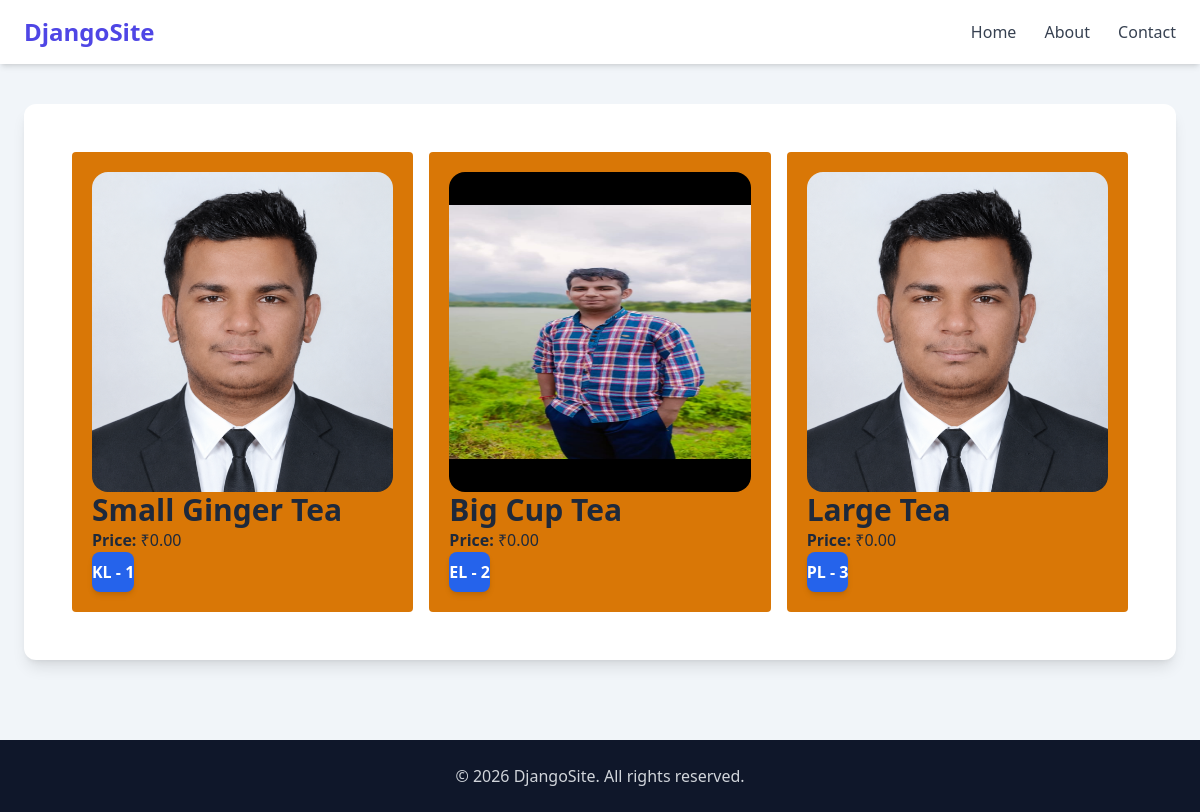
The app's page /chai/, older data.
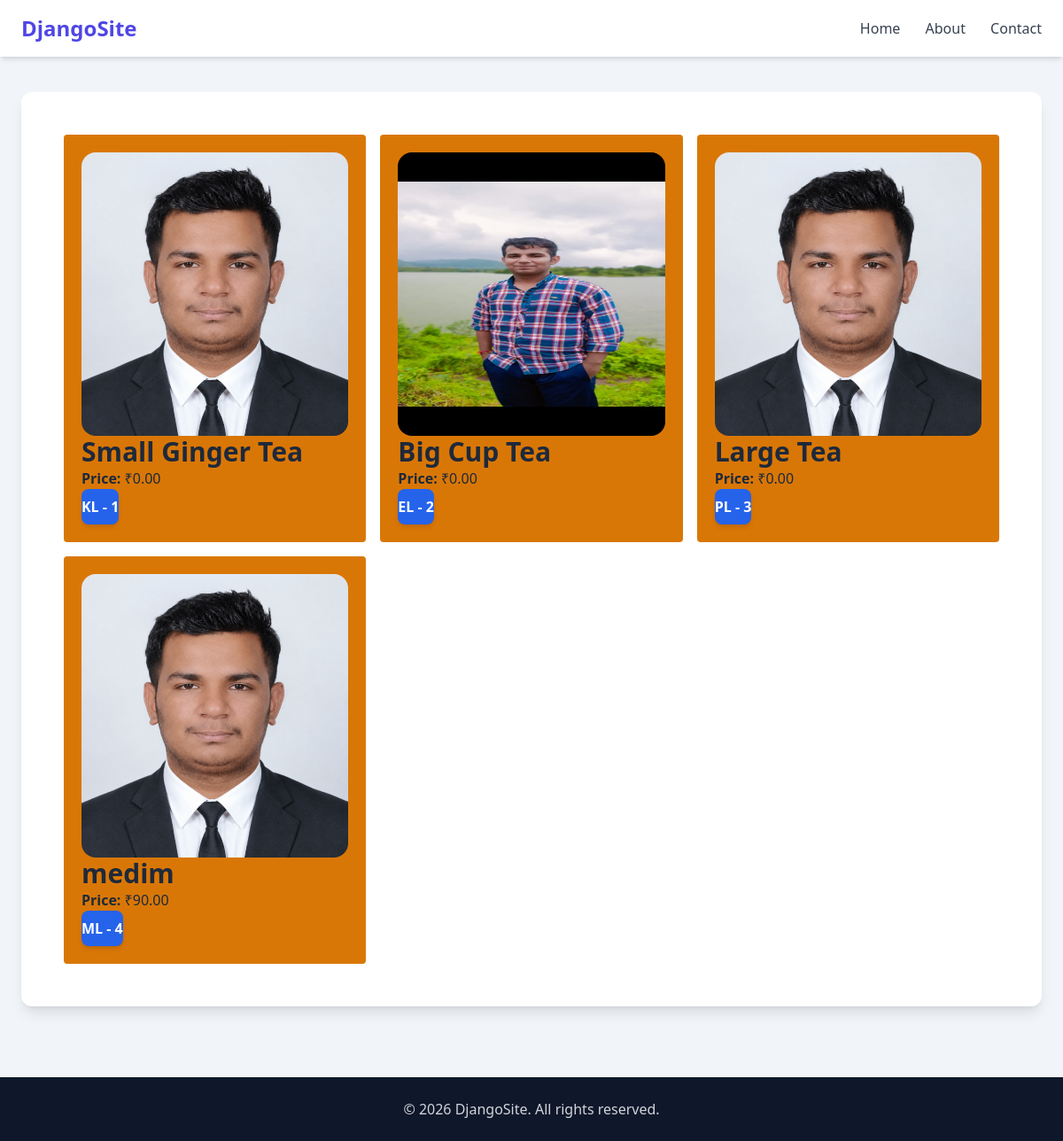
The same page, newer data.
### chai/models.py (models this page shows, shortened)
class Chai_Varity(models.Model):
    CHAI_TYPE_CHOICES = [
    ('ML', 'MASALA'),
    ('GR', 'GINGER'),
    ('KL', 'KIWI'),
    ('PL', 'PLAIN'),
    ('EL', 'ELAICHI'),
   ]
    name = models.CharField(max_length=100)
    image = models.ImageField(upload_to='chais/')
    date_added = models.DateTimeField(default=timezone.now)
    type = models.CharField(max_length=2, choices=CHAI_TYPE_CHOICES, default='ML')
    description = models.TextField(default='')
    price = models.DecimalField(max_digits=6, decimal_places=2, default=0.00)

### chai/views.py (the view)
# urls.py: path('', views.all_chai, name='all_chai'),
def all_chai(request):
    chais = Chai_Varity.objects.all()
    return render(request, 'all_chai.html',{'chais':chais})

### chai/templates/all_chai.html (shortened to what this page needs)
{% extends 'layout.html' %}
{% block content %}
<div class="grid grid-cols-3 m-4 gap-4">
{% for chai in chais %}
  <div class="bg-amber-600 p-5 w-25 rounded">
    <img class="rounded-2xl w-80 h-80" src="{{chai.image.url}}" alt="">
    <h2 class="text-3xl font-bold">{{chai.name}}</h2>
    <p><strong>Price:</strong> ₹{{ chai.price }}</p>
    <a href="{% url 'chai_detail' chai.id %}">
      <button
      type="button"
      class="class=px-4 py-2 bg-blue-600 text-white font-semibold rounded-lg shadow-md hover:bg-blue-700 focus:outline-none focus:ring-2 focus:ring-blue-500 focus:ring-offset-2 transition duration-30"
      >
        {{chai.type}} - {{chai.id}}
      </button>
    </a>
  </div>
{% endfor %}
</div>
{% endblock %}

### templates/layout.html (shortened to what this page needs)
<!DOCTYPE html>
<html lang="en">
<head>
    <script src="https://cdn.tailwindcss.com"></script>
</head>
<body class="bg-slate-100 text-slate-800 min-h-screen">
    <nav class="bg-white shadow-md">
        <div class="max-w-7xl mx-auto px-6 py-4 flex items-center justify-between"> <a href="/"
                class="text-2xl font-bold text-indigo-600"> DjangoSite </a>
            <div class="space-x-6"> <a href="/" class="text-gray-700 hover:text-indigo-600 transition"> Home </a> <a
                    href="#" class="text-gray-700 hover:text-indigo-600 transition"> About </a> <a href="#"
                    class="text-gray-700 hover:text-indigo-600 transition"> Contact </a> </div>
        </div>
    </nav>
    <main class="max-w-7xl mx-auto px-6 py-10">
        <div class="bg-white rounded-xl shadow-lg p-8"> {% block content %}  {% endblock %} </div>
    </main>
    <footer class="mt-10 bg-slate-900 text-gray-300">
        <div class="max-w-7xl mx-auto px-6 py-6 text-center">
            <p>&copy; 2026 DjangoSite. All rights reserved.</p>
        </div>
    </footer>
</body>
</html>

Row changes from the older to the newer data that the page shows:
added Chai_Varity: image (picture), name "medim", price "90.00", type "ML", id "4"
